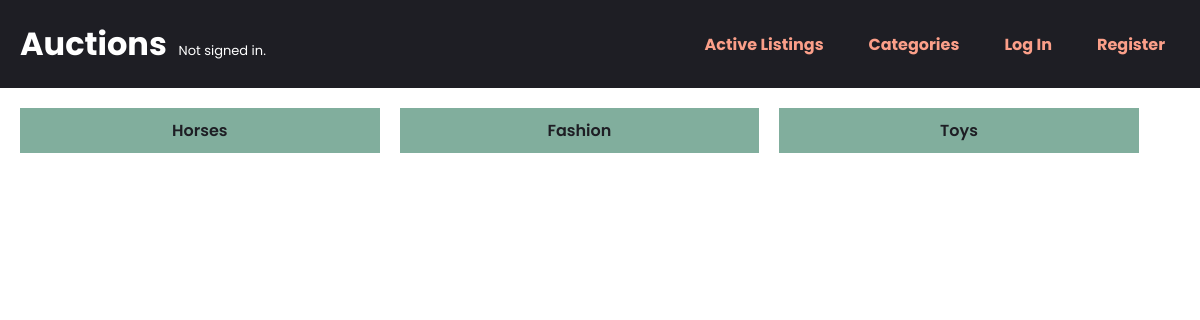
Page /categories on the earlier database version.
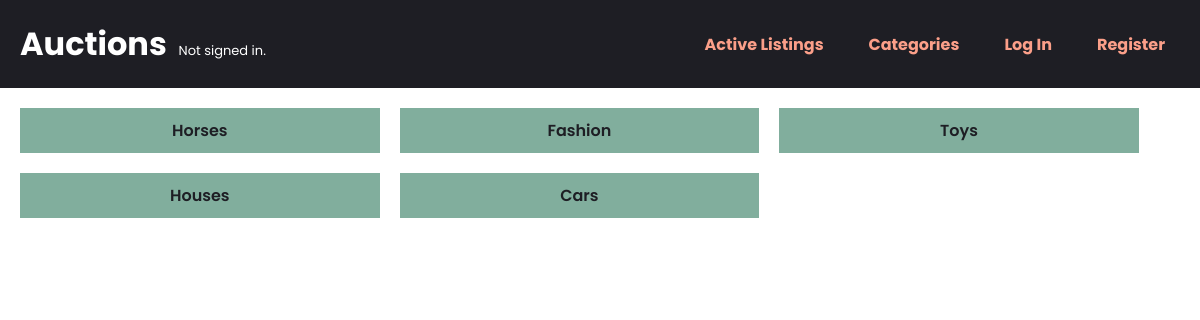
Same page on the later database version.
### auctions/models.py (models this page shows)
class Category(models.Model):
    name = models.CharField(max_length=24)

### auctions/views.py (the view)
# urls.py: path("categories", views.categories_view, name="categories"),
def categories_view(request):
    categories = Category.objects.all()
    return render(request, "auctions/categories.html", {
        "categories": categories
    })

### auctions/templates/auctions/categories.html (shortened to what this page needs)
{% extends 'auctions/layout.html'%}
{% block body %}
    <div class="page-container">
        <ul class="categories-container">
            {% for category in categories %}
            <li class="category"><a href="categories/{{ category.name }}">{{ category.name }}</a></li>
            {% endfor %}
        </ul>
    </div>
{% endblock %}

### auctions/templates/auctions/layout.html (shortened to what this page needs)
{% load static %}
<!DOCTYPE html>
<html lang="en">
    <head>
        <link href="{% static 'auctions/styles.css' %}" rel="stylesheet">
    </head>
    <body>
        <nav>
            <ul class="nav-container">
                <li class="nav-item">
                    Auctions
                    <span class="nav-user">
                        {% if user.is_authenticated %}
                            Welcome back <strong>{{ user.username }}</strong>
                            {% else %}
                                Not signed in.
                            {% endif %}
                    </span>
                </li>
                <li class="nav-item">
                    <a href="{% url 'index' %}">Active Listings</a>
                </li>
                <li class="nav-item">
                    <a href="{% url 'categories' %}">Categories</a>
                </li>
                {% if user.is_authenticated %}
                    <li class="nav-item">
                        <a href="{% url 'create-listing' %}">Create Listing</a>
                    </li>
                    <li class="nav-item">
                        <a href="{% url 'watchlist' %}">Watchlist</a>
                    </li>
                    <li class="nav-item">
                        <a href="{% url 'logout' %}">Log Out</a>
                    </li>
                {% else %}
                    <li class="nav-item">
                        <a href="{% url 'login' %}">Log In</a>
                    </li>
                    <li class="nav-item">
                        <a href="{% url 'register' %}">Register</a>
                    </li>
                {% endif %}
            </ul>
        </nav>
        {% block body %}
        {% endblock %}
    </body>
</html>

### auctions/static/auctions/styles.css (style rules this page uses)
* { padding: 0; margin: 0; box-sizing: border-box; font-family: 'Poppins', sans-serif; }
nav { background: #1E1E24; }
ul { list-style-type: none; }
.nav-container { display: flex; padding: 10px; justify-content: flex-end; align-items: center; }
.nav-user { font-size: small; font-weight:400; margin-left: 5px; }
.nav-container li { list-style: none; }
.nav-container li.nav-item { padding: 10px; font-weight: bold; height:100%; }
.nav-container li.nav-item { font-weight: bold; height:100%; margin-right: 5px; }
.nav-container li:nth-child(1) { margin: 0; color: white; font-size: 32px; font-weight: bold; margin-right: auto; }
a { text-decoration: none; }
li a { color: #FB9F89; padding: 10px; }
.page-container { margin: 20px; }
.categories-container { display: flex; gap: 20px; flex-wrap: wrap; }
.category { background-color: #81AE9D; flex: 0 0 31%; }
.category a { display: block; color: #1E1E24; text-align: center; font-weight: 600; }

Differences in the rows shown:
added Category: name "Houses"
added Category: name "Cars"
